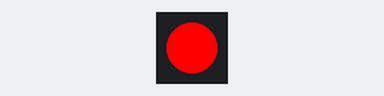
Simulated run of this program. Board: Raspberry Pi Pico running MicroPython. Shown: 1 RGB LEDs in strip order, left to right.

Above: at 0.5 s.
At 5.5 s:
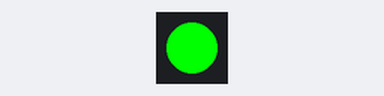
Timing chart, 0 to 6.9 s (numbered marks = the images above):
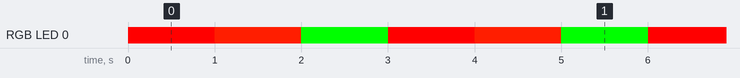

The program:

YD-RP2040_built-in_W2812_red-yellow-green_light_cycle.py
```python
'''
Miniature W2812 adressable RGB LED stoplight on YD-RP2040 microprocessor

Author: Victor De Pillecyn

Date of last change: 22/03/2023

License: Creative Commons BY (CC-BY)
//////////////////////////////////////////////////////////////////////////////////
'''


# Import necessary packages
from machine import Pin
import neopixel
import time

# Initialise 1 neopixel on pin 23
np = neopixel.NeoPixel(machine.Pin(23), 1)


while True: # Repeat indefinitely
    np[0] = (255, 0, 0) # Indicate that first neopixel (=0 in python) should be fully red
    np.write() # Don't forget this line to make the LED change color
    time.sleep(1) # Microprocessors waits 1 second
    np[0] = (255, 30, 0) # Color orange
    np.write()
    time.sleep(1)
    np[0] = (0, 255, 0) # Color green
    np.write()
    time.sleep(1)
```

Measured:
- by itself, RGB LED 0: repeats every 3.0 s: RGB(255, 30, 0) 1.0 s, RGB(0, 255, 0) 1.0 s, RGB(255, 0, 0) 1.0 s
- by itself, everything shown: repeats every 3.0 s, in 3 steps
